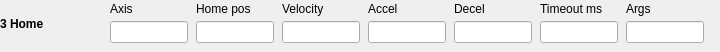
  <widget class="caFrame" name="editActionFrame3">
   <property name="geometry"><rect><x>180</x><y>578</y><width>720</width><height>52</height></rect></property>
   <property name="visibility"><enum>caFrame::Calc</enum></property>
   <property name="visibilityCalc"><string notr="true">A==3</string></property>
   <property name="channel" stdset="0"><string notr="true">$(SEQ_PFX)Edit-Action</string></property>
   <widget class="caLabel" name="editActionName3">
    <property name="geometry"><rect><x>0</x><y>2</y><width>105</width><height>43</height></rect></property>
    <property name="font"><font><bold>true</bold></font></property>
    <property name="wordWrap"><bool>true</bool></property>
    <property name="text"><string>3 Home</string></property>
   </widget>
   <widget class="caLabel" name="editAxisLabelA3_0"><property name="geometry"><rect><x>110</x><y>0</y><width>78</width><height>18</height></rect></property><property name="text"><string>Axis</string></property></widget>
   <widget class="caTextEntry" name="editAxisA3_0"><property name="geometry"><rect><x>110</x><y>21</y><width>78</width><height>22</height></rect></property><property name="channel" stdset="0"><string notr="true">$(SEQ_PFX)Edit-Axis</string></property></widget>
   <widget class="caLabel" name="editPositionLabelA3_1"><property name="geometry"><rect><x>196</x><y>0</y><width>78</width><height>18</height></rect></property><property name="text"><string>Home pos</string></property></widget>
   <widget class="caTextEntry" name="editPositionA3_1"><property name="geometry"><rect><x>196</x><y>21</y><width>78</width><height>22</height></rect></property><property name="channel" stdset="0"><string notr="true">$(SEQ_PFX)Edit-Position</string></property></widget>
   <widget class="caLabel" name="editVelocityLabelA3_2"><property name="geometry"><rect><x>282</x><y>0</y><width>78</width><height>18</height></rect></property><property name="text"><string>Velocity</string></property></widget>
   <widget class="caTextEntry" name="editVelocityA3_2"><property name="geometry"><rect><x>282</x><y>21</y><width>78</width><height>22</height></rect></property><property name="channel" stdset="0"><string notr="true">$(SEQ_PFX)Edit-Velocity</string></property></widget>
   <widget class="caLabel" name="editAccelerationLabelA3_3"><property name="geometry"><rect><x>368</x><y>0</y><width>78</width><height>18</height></rect></property><property name="text"><string>Accel</string></property></widget>
   <widget class="caTextEntry" name="editAccelerationA3_3"><property name="geometry"><rect><x>368</x><y>21</y><width>78</width><height>22</height></rect></property><property name="channel" stdset="0"><string notr="true">$(SEQ_PFX)Edit-Acceleration</string></property></widget>
   <widget class="caLabel" name="editDecelerationLabelA3_4"><property name="geometry"><rect><x>454</x><y>0</y><width>78</width><height>18</height></rect></property><property name="text"><string>Decel</string></property></widget>
   <widget class="caTextEntry" name="editDecelerationA3_4"><property name="geometry"><rect><x>454</x><y>21</y><width>78</width><height>22</height></rect></property><property name="channel" stdset="0"><string notr="true">$(SEQ_PFX)Edit-Deceleration</string></property></widget>
   <widget class="caLabel" name="editTimeoutMsLabelA3_5"><property name="geometry"><rect><x>540</x><y>0</y><width>78</width><height>18</height></rect></property><property name="text"><string>Timeout ms</string></property></widget>
   <widget class="caTextEntry" name="editTimeoutMsA3_5"><property name="geometry"><rect><x>540</x><y>21</y><width>78</width><height>22</height></rect></property><property name="channel" stdset="0"><string notr="true">$(SEQ_PFX)Edit-TimeoutMs</string></property></widget>
   <widget class="caLabel" name="editArgsLabelA3_6"><property name="geometry"><rect><x>626</x><y>0</y><width>78</width><height>18</height></rect></property><property name="text"><string>Args</string></property></widget>
   <widget class="caTextEntry" name="editArgsA3_6"><property name="geometry"><rect><x>626</x><y>21</y><width>78</width><height>22</height></rect></property><property name="channel" stdset="0"><string notr="true">$(SEQ_PFX)Edit-Args</string></property><property name="formatType"><enum>caLineEdit::string</enum></property></widget>
  </widget>
